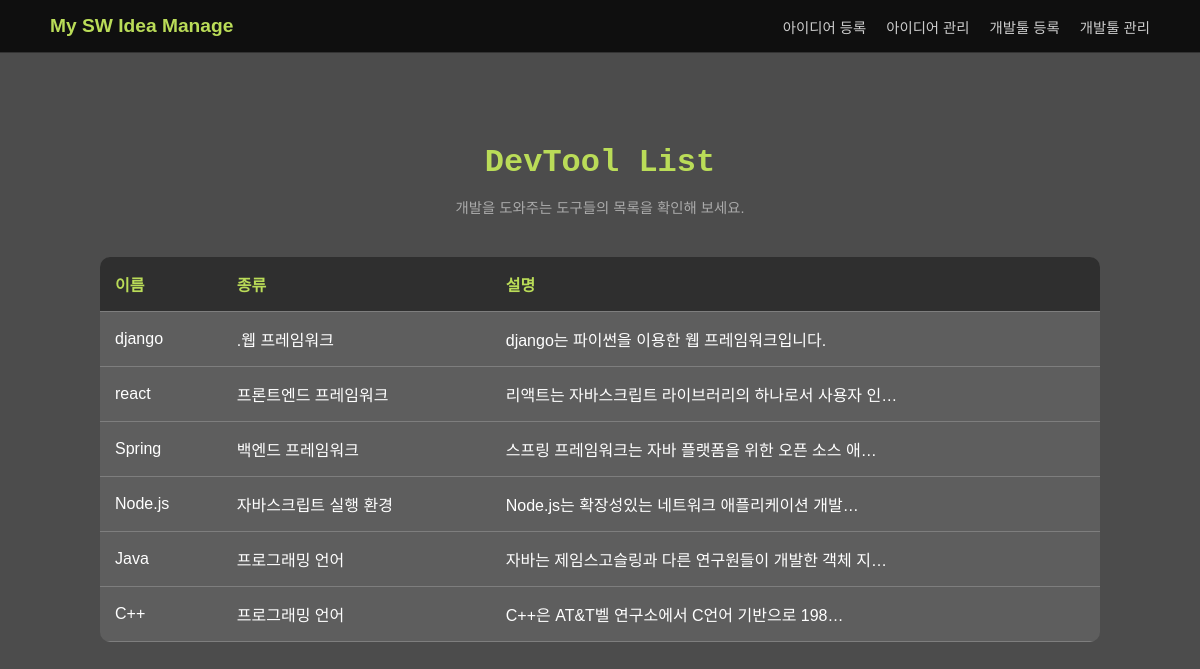
/devtool/, run on the app's committed database.
### SWIDEA_SITE/models.py (models this page shows, shortened)
class DevTool(models.Model):
    name = models.CharField('이름', max_length=50)
    kind = models.CharField('종류', max_length=50)
    content = models.TextField('설명')

### SWIDEA_SITE/views.py (the view)
# urls.py: path('devtool/', views.devtool_list, name='devtool_list'),
def devtool_list(request):
    devtools = DevTool.objects.all()
    return render(request, 'SWIDEA_SITE/devtool_list.html', {'devtools': devtools})

### SWIDEA_SITE/templates/SWIDEA_SITE/devtool_list.html
{% extends 'base.html' %}
{% block content %}
    <h1 class="page-title">DevTool List</h1>
    <p class="page-desc">개발을 도와주는 도구들의 목록을 확인해 보세요.</p>
    <table class="styled-table">
        <thead>
            <tr>
                <th>이름</th>
                <th>종류</th>
                <th>설명</th>
            </tr>
        </thead>
        <tbody>
            {% for tool in devtools %}
            <tr>
                <td><a href="{% url 'SWIDEA_SITE:devtool_detail' tool.pk %}">{{ tool.name }}</a></td>
                <td>{{ tool.kind }}</td>
                <td>{{ tool.content|truncatechars:30 }}</td>
            </tr>
            {% endfor %}
        </tbody>
    </table>
{% endblock %}

### SWIDEA_SITE/static/style.css (style rules this page uses)
body { margin: 0; padding: 0; background-color: #121212; color: #ffffff; font-family: 'Noto Sans KR', sans-serif; background: linear-gradient(rgba(0, 0, 0, 0.7), rgba(0, 0, 0, 0.7)), url('https://source.unsplash.com/random/1920x1080/?code,programming'); background-size: cover; background-attachment: fixed; }
a { text-decoration: none; color: inherit; }
.page-title { font-family: 'Courier New', Courier, monospace; color: #badc58; font-size: 2rem; margin-bottom: 10px; }
.page-desc { color: #aaa; font-size: 0.9rem; margin-bottom: 40px; }
.styled-table { width: 100%; border-collapse: collapse; margin-top: 20px; background-color: rgba(255, 255, 255, 0.1); border-radius: 10px; overflow: hidden; }
.styled-table th, .styled-table td { padding: 15px; text-align: left; border-bottom: 1px solid rgba(255, 255, 255, 0.2); }
.styled-table th { background-color: rgba(0, 0, 0, 0.5); color: #badc58; }

### data on the page
DevTool: name "django", kind ".웹 프레임워크", content "django는 파이썬을 이용한 웹 프레임워크입니다."
DevTool: name "react", kind "프론트엔드 프레임워크", content "리액트는 자바스크립트 라이브러리의 하나로서 사용자 인…"
DevTool: name "Spring", kind "백엔드 프레임워크", content "스프링 프레임워크는 자바 플랫폼을 위한 오픈 소스 애…"
DevTool: name "Node.js", kind "자바스크립트 실행 환경", content "Node.js는 확장성있는 네트워크 애플리케이션 개발…"
DevTool: name "Java", kind "프로그래밍 언어", content "자바는 제임스고슬링과 다른 연구원들이 개발한 객체 지…"
DevTool: name "C++", kind "프로그래밍 언어", content "C++은 AT&T벨 연구소에서 C언어 기반으로 198…"
